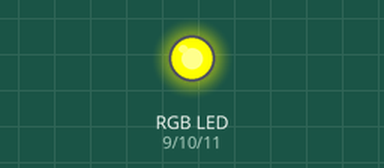
Simulated run of this sketch. Board: Arduino Uno, built with avr-gcc and run on an emulated ATmega328P. Shown: an RGB LED mixed from three pins (HIGH = lit). Pins used as bus, display or sensor lines are not drawn.

Above: at 0.1 s.
Timing chart, 0 to 1.6 s (numbered marks = the images above):
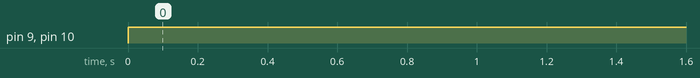

Measured:
- by itself, pin 9 (RED_PIN), pin 10 (GREEN_PIN): LOW → HIGH at 0.00 s

The sketch:

rgb_led.ino
```cpp
#define RED_PIN 9
#define BLUE_PIN 11
#define GREEN_PIN 10
#define POWER_PIN 4
//common anode RGB LED
void setup()
{
pinMode(RED_PIN, OUTPUT);
pinMode(BLUE_PIN, OUTPUT);
pinMode(GREEN_PIN, OUTPUT);
pinMode(POWER_PIN, OUTPUT);
}

void loop()
{
  digitalWrite(POWER_PIN, HIGH);
  analogWrite(RED_PIN, 255);
  analogWrite(GREEN_PIN, 255);
  analogWrite(BLUE_PIN, 0);
}
```
